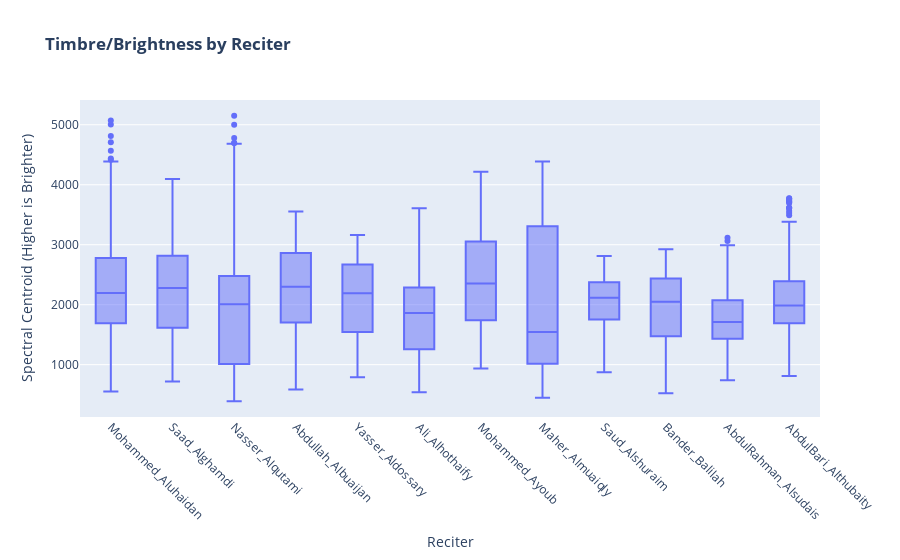
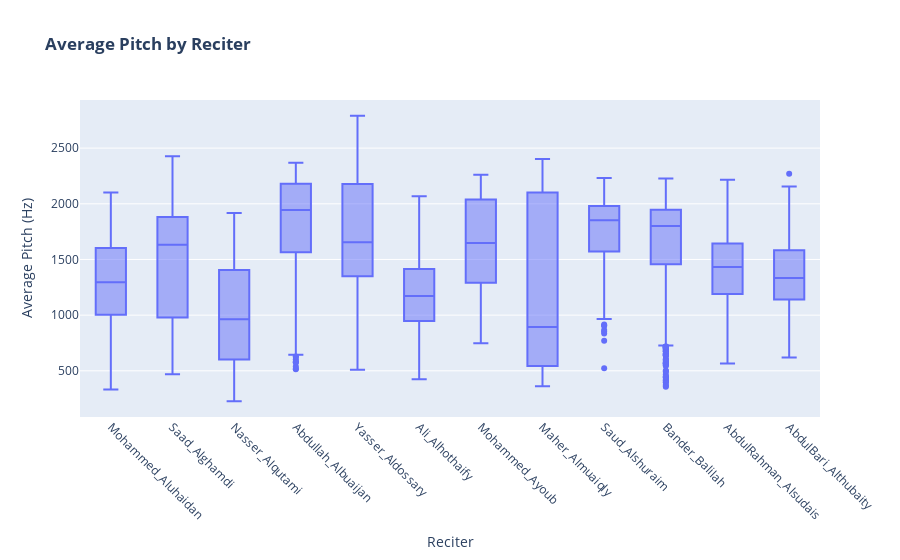

Notebook code for these charts, in order:
### Code cell
# === STEP 4: COMPARATIVE VISUALIZATION OF VOCAL FEATURES ===
print("\n--- Starting Step 4: Comparative Visualization of Vocal Features ---")

# Plot 1: Timbre / Brightness
fig_timbre = px.box(cleaned_df, x='reciter_name', y='spectral_centroid',
                    title='<b>Timbre/Brightness by Reciter</b>',
                    labels={'reciter_name': 'Reciter', 'spectral_centroid': 'Spectral Centroid (Higher is Brighter)'})
fig_timbre.update_xaxes(tickangle=45)
print("Displaying interactive timbre/brightness plot...")
fig_timbre.show()

# Plot 2: Average pitch
fig_pitch = px.box(cleaned_df, x='reciter_name', y='avg_pitch',
                   title='<b>Average Pitch by Reciter</b>',
                   labels={'reciter_name': 'Reciter', 'avg_pitch': 'Average Pitch (Hz)'})
fig_pitch.update_xaxes(tickangle=45)
print("Displaying interactive pitch plot...")
fig_pitch.show()

### Figure 1 — Plotly figure (JSON) as saved in the notebook; plotly's stock layout.template omitted (floating-point values rounded to 4 significant figures; data arrays with more than 128 entries replaced by an {"elided": "..."} marker saying what was removed)
{"data": [{"alignmentgroup": "True", "hovertemplate": "Reciter=%{x}<br>Spectral Centroid (Higher is Brighter)=%{y}<extra></extra>", "legendgroup": "", "marker": {"color": "#636efa"}, "name": "", "notched": false, "offsetgroup": "", "orientation": "v", "showlegend": false, "type": "box", "x": {"elided": "5420 str values"}, "x0": " ", "xaxis": "x", "y": {"elided": "5420 float values"}, "y0": " ", "yaxis": "y"}], "layout": {"boxmode": "group", "legend": {"tracegroupgap": 0}, "title": {"text": "<b>Timbre/Brightness by Reciter</b>"}, "xaxis": {"anchor": "y", "domain": [0, 1], "tickangle": 45, "title": {"text": "Reciter"}}, "yaxis": {"anchor": "x", "domain": [0, 1], "title": {"text": "Spectral Centroid (Higher is Brighter)"}}}}

### Figure 2 — Plotly figure (JSON) as saved in the notebook; plotly's stock layout.template omitted (floating-point values rounded to 4 significant figures; data arrays with more than 128 entries replaced by an {"elided": "..."} marker saying what was removed)
{"data": [{"alignmentgroup": "True", "hovertemplate": "Reciter=%{x}<br>Average Pitch (Hz)=%{y}<extra></extra>", "legendgroup": "", "marker": {"color": "#636efa"}, "name": "", "notched": false, "offsetgroup": "", "orientation": "v", "showlegend": false, "type": "box", "x": {"elided": "5420 str values"}, "x0": " ", "xaxis": "x", "y": {"elided": "5420 float values"}, "y0": " ", "yaxis": "y"}], "layout": {"boxmode": "group", "legend": {"tracegroupgap": 0}, "title": {"text": "<b>Average Pitch by Reciter</b>"}, "xaxis": {"anchor": "y", "domain": [0, 1], "tickangle": 45, "title": {"text": "Reciter"}}, "yaxis": {"anchor": "x", "domain": [0, 1], "title": {"text": "Average Pitch (Hz)"}}}}
